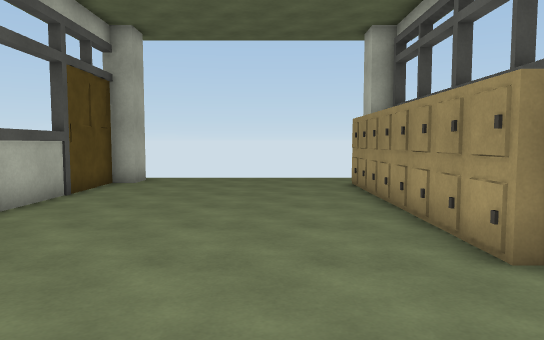
view 1 (above)

13 first-person views from a walk through a scene from a Unity 3-D project. The camera is 1.4 m above the floor, tilts 4° down and sees 70° across. The floor is counted in squares, 1 m on a side. Each view is taken from the middle of a square. On the plan, view 1 faces up. The plan holds only what a view shows up to about 16 squares ahead; the rest is blank. The place goes on beyond the plan. The player character is not drawn.

view 2
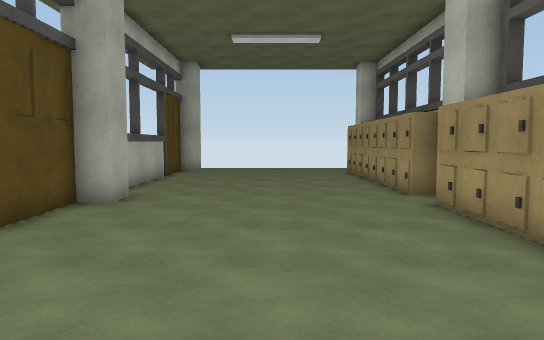

view 3
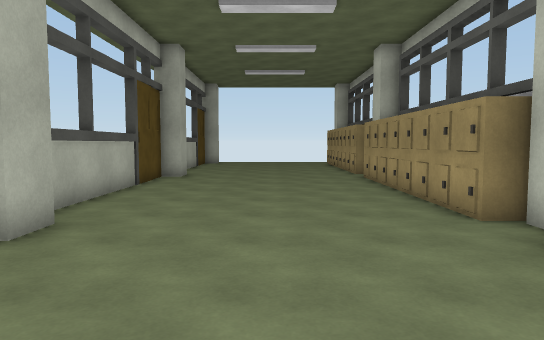

view 4
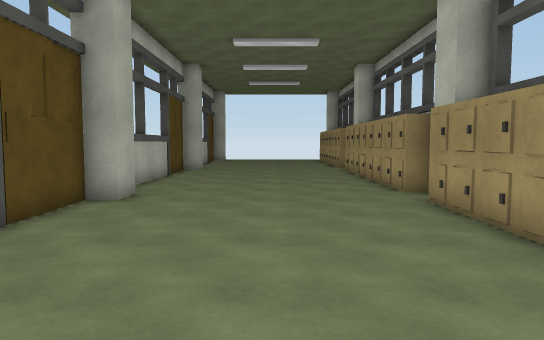

view 5
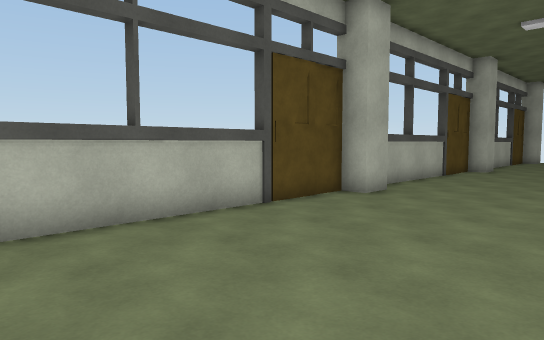

view 6
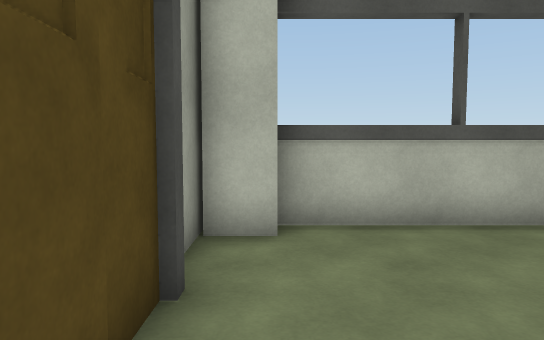

view 7
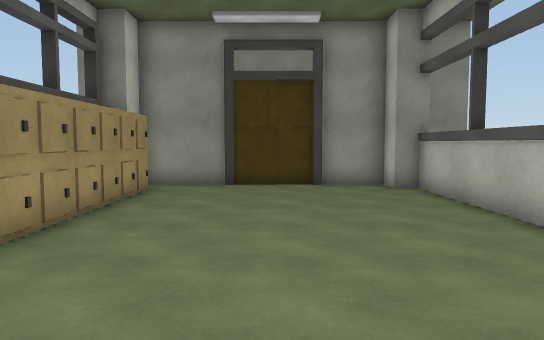

view 8
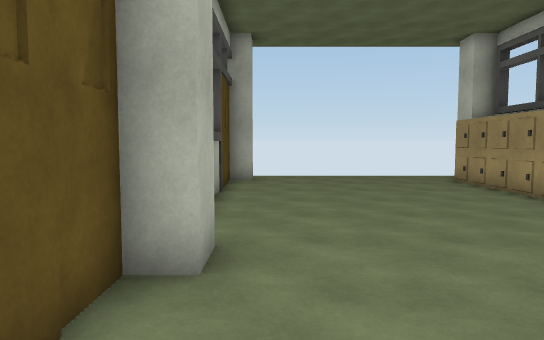

view 9
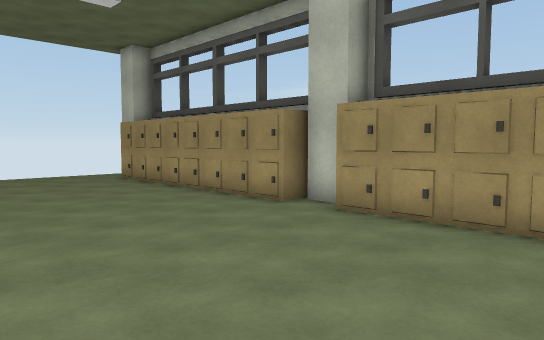

view 10
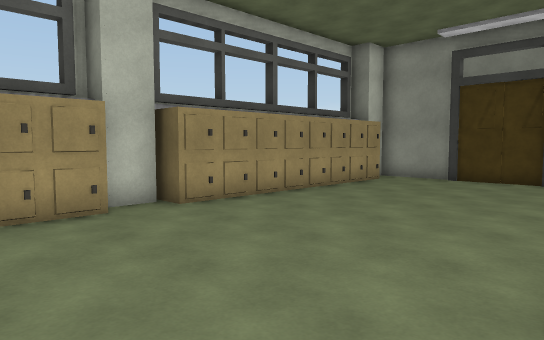

view 11
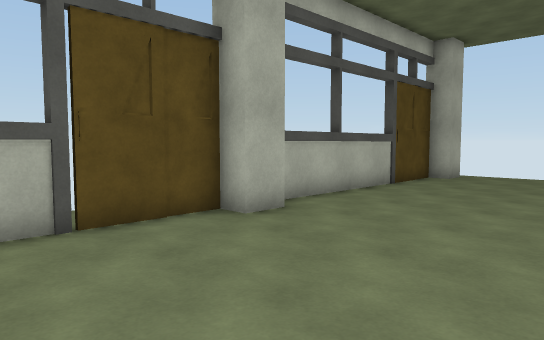

view 12
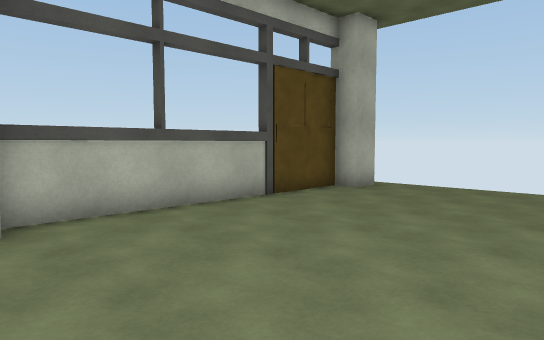

view 13
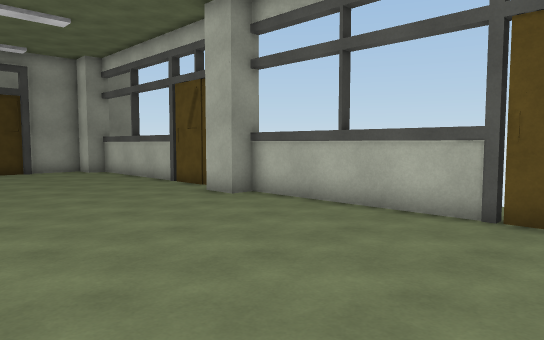

### Floor plan
Points are (right, up) in squares from view 1. A wall is a line through its corners. A room is listed if a view was taken in it or the views show most of it. See-through windows are left out.
Room 1 (views 1, 2, 3, 4, 5, 6, 7, 8, 9, 10, 11, 12, 13)
walls: (3.4, 3.2) (3.4, 4.2); (-4.8, 4.2) (-4.8, 3) (-5.5, 3) (-5.5, -6.3) (-4.8, -6.3) (-4.8, -7.5) (-5.5, -7.5) (-5.5, -16.9) (-4.8, -16.9) (-4.8, -18.1); (3.8, 4.4) (2.7, 4.4) (2.7, 13.4); (3.4, -7.6) (3.4, -6.1) (2.7, -6.1) (2.7, 2.9); (2.7, -16.8) (2.7, -7.8) (3.9, -7.8); (-4.8, 14.8) (-4.8, 13.5) (-5.5, 13.5) (-5.5, 4.2); (-2.8, -17.9) (0.6, -17.9); (0.5, -18.1) (3.2, -18.1); (-5.2, -18.1) (-2.6, -18.1)
ways out: opening at (-5.5, 15)

Where each view was taken, in squares from view 1:
view 1: 0 up, 0 right, facing up
view 2: 6 down, 1 left, facing up
view 3: 13 down, 1 left, facing up
view 4: 17 down, 1 left, facing up
view 5: 17 down, 1 right, facing up-left
view 6: 17 down, 1 right, facing left
view 7: 5 down, 1 left, facing down
view 8: 1 down, 4 left, facing up
view 9: 2 down, 4 left, facing up-right
view 10: 3 down, 5 left, facing down-right
view 11: 2 down, 1 right, facing up-left
view 12: 3 up, 2 right, facing up-left
view 13: 2 up, 2 right, facing down-left
